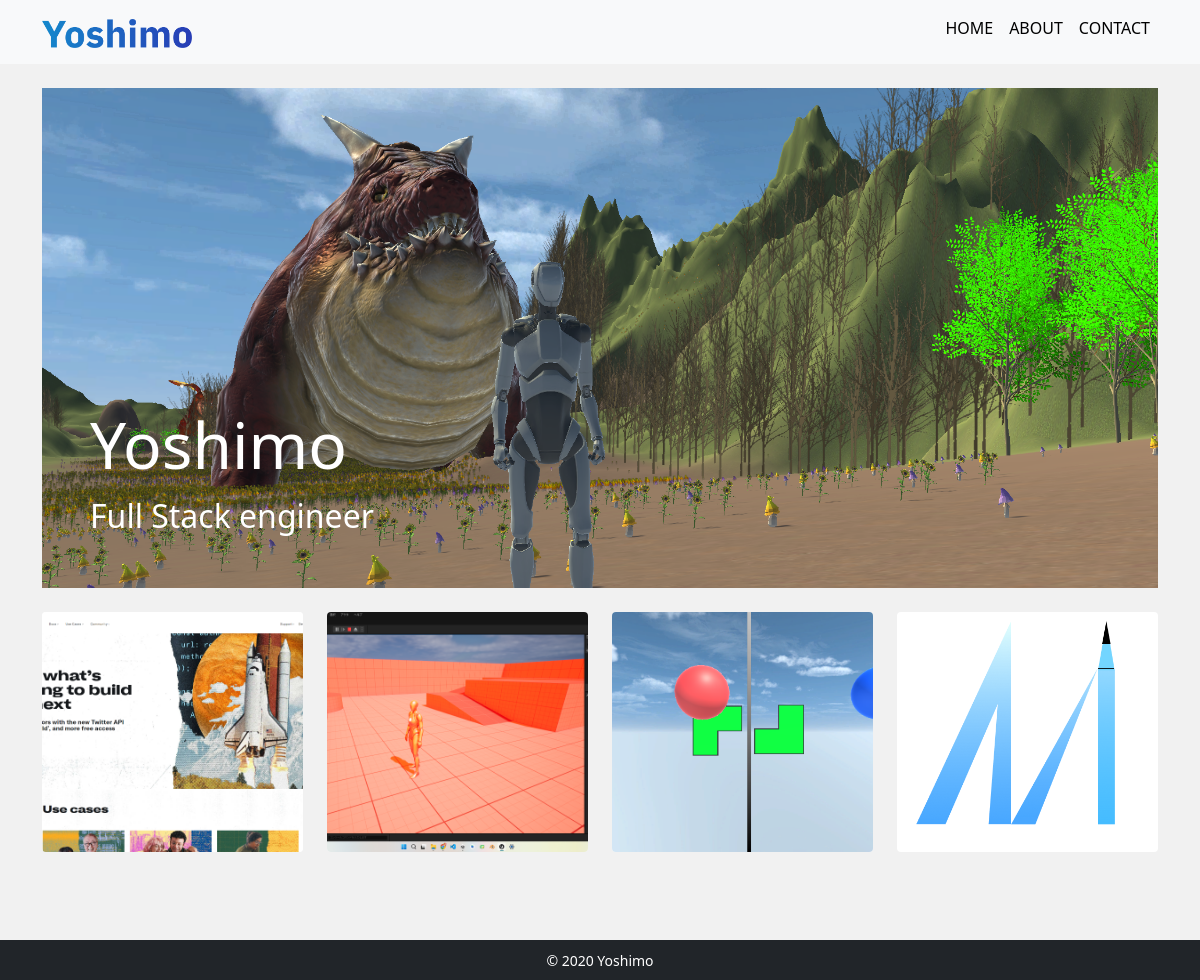
The page / on the database its author committed.
### app/models.py (models this page shows, shortened)
class Profile(models.Model):
    title = models.CharField("タイトル", max_length=100, null=True, blank=True)
    subtitle = models.CharField("サブタイトル", max_length=100, null=True, blank=True)
    name = models.CharField("名前", max_length=100)
    job = models.TextField("仕事")
    introduction = models.TextField("自己紹介")
    github = models.CharField("guthub", max_length=100, null=True, blank=True)
    twitter = models.CharField("twitter", max_length=100, null=True, blank=True)
    linkedin = models.CharField("linkedin", max_length=100, null=True, blank=True)
    facebook = models.CharField("facebook", max_length=100, null=True, blank=True)
    instagram = models.CharField("instagram", max_length=100, null=True, blank=True)
    topImage = models.ImageField(upload_to="images", verbose_name="トップ画像")
    subImage = models.ImageField(upload_to="images", verbose_name="サブ画像")

class Work(models.Model):
    title = models.CharField("タイトル", max_length=100)
    image = models.ImageField(upload_to="images", verbose_name="イメージ画像")
    thumbnail = models.ImageField(
        upload_to="images", verbose_name="サムネイル画像", null=True, blank=True
    )
    skill = models.CharField("スキル", max_length=100)
    url = models.CharField("URL", max_length=100, null=True, blank=True)
    created = models.DateField("作成日")
    description = models.TextField("説明")

### app/views.py (the view)
# urls.py: path("", views.IndexView.as_view(), name="index"),
class IndexView(View):
    def get(self, request, *args, **kwargs):
        profile_data = Profile.objects.all()
        if profile_data.exists():
            profile_data = profile_data.order_by("-id")[0]
        work_data = Work.objects.order_by("-id")
        return render(
            request,
            "app/index.html",
            {"profile_data": profile_data, "work_data": work_data},
        )

### app/templates/app/index.html (shortened to what this page needs)
{% extends 'app/base.html' %}
{% block content %}
<div class="card top d-flex flex-column justify-content-end mb-4">
    <img src="{{ profile_data.subImage.url }}" alt="">
    <div class="overlay text-white p-5">
        <h1 class="title">{{ profile_data.title }}</h1>
        <ht class="subtitle">{{ profile_data.subtitle }}</ht>
    </div>
</div>
<div class="row mb-5">
    {% for work in work_data %}
    <div class="col-12 col-sm-6 col-lg-3 mb-3">
        <a href="{% url "detail" work.id %}" class="worl work-link">
            <div class="card work-thumbnail">
                {% if work.thumbnail %}
                <img src="{{ work.thumbnail.url }}" alt="" class="work-img">
                {% else %}
                <img src="{{ work.image.url }}" alt="" class="work-img">
                {% endif %}
            </div>
        </a>
    </div>
    {% endfor %}
</div>
{% endblock content %}

### app/static/css/style.css (style rules this page uses)
* { margin: 0; padding: 0; box-sizing: border-box; }
body { background: #F1F1F1; display: flex; flex-flow: column; min-height: 100vh; overflow-x: hidden; }
.top img { object-fit: cover; height: 500px; position: relative; }
.top img::before { content: ""; position: absolute; top: 0; left: 0; width: 100px; height: 100px; background: black; z-index: 100; }
.overlay { position: absolute; }
.title { font-size: 4rem; }
.subtitle { font-size: 2rem; }
.work-thumbnail { overflow: hidden; position: relative; }
.work-img { object-fit: cover; height: 240px; }
.card { border: none; }

### rows shown on the page
Profile: subImage (picture), title "Yoshimo", subtitle "Full Stack engineer"
Work: image (picture)
Work: image (picture)
Work: image (picture)
Work: thumbnail (picture)
